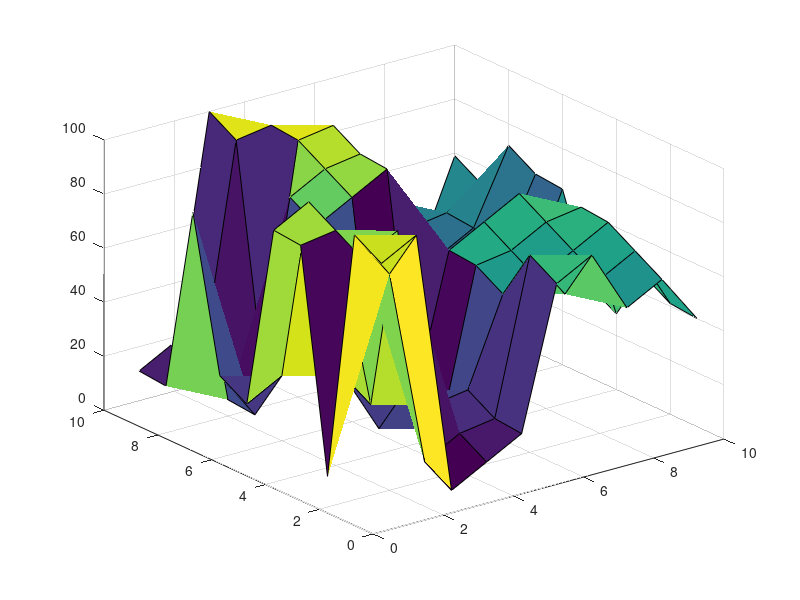

MATLAB code for this plot: (Note: this script raises an error after producing the figure.)
m=magic(10);
h=surf(m);
xl=ddeinit('excel','Sheet1');
range1='r1c1:r10c10';
range2='r1c1:r9c9';
status=ddepoke(xl,range1,m);

status=ddeadv(xl,range1,...
          'set(h,''ZData'',z);set(h,''CData'',z);','z');

status=ddepoke(xl,range2,magic(9));

pause

status=ddeunadv(xl,range1);
status=ddeterm(xl);
